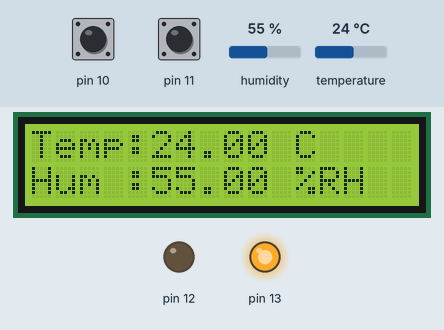
Recording of a sketch running on a simulated Arduino Uno, built with avr-gcc and run on an emulated ATmega328P. Parts: 16×2 character LCD, output pins drawn as LEDs (lit = HIGH). The test bench sets the inputs (shaded band); at power-on: humidity 55 %, temperature 24 °C, pin 10 HIGH, pin 11 HIGH. The local clock reads 2024-03-15 10:24:30 at power-on unless the sketch sets it; what the sketch prints to the serial monitor is not drawn.

Above: at 1.2 s.
1.3 s: humidity set to 22 %
At 10.3 s:
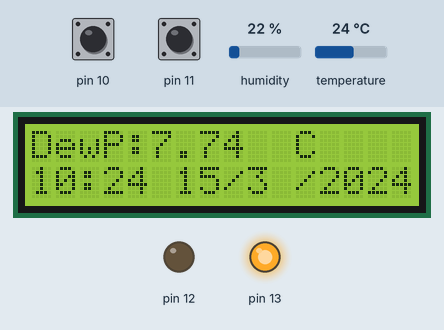
13.3 s: temperature set to 12 °C
At 19.5 s:
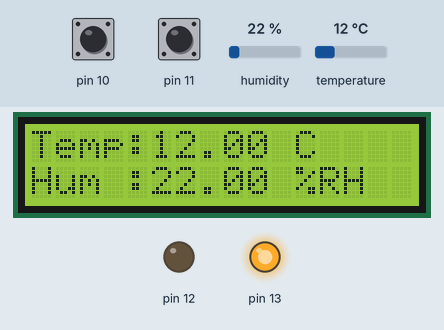
22.8 s: pin 10 pulled LOW for 3 s
At 25.9 s:
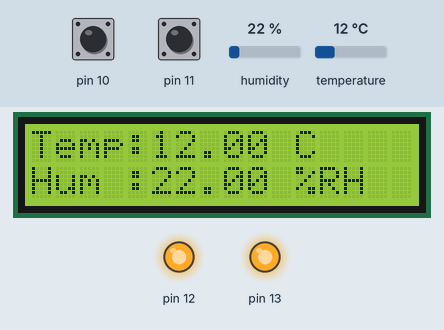
32.0 s: humidity set to 40 %
At 37.5 s:
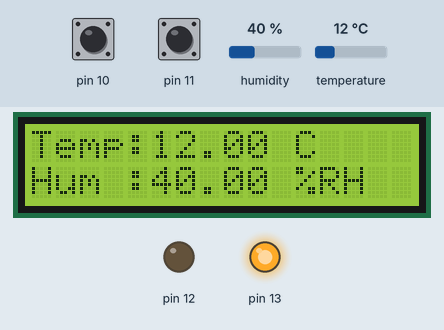
41.1 s: pin 11 pulled LOW for 3 s
At 43.9 s:
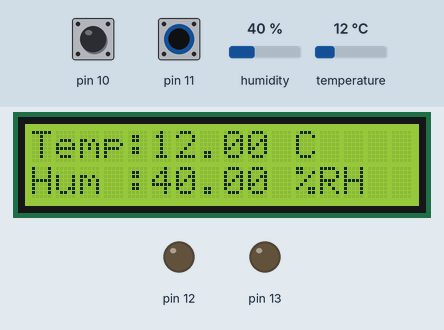
50.2 s: temperature set to 19 °C
At 55.4 s:
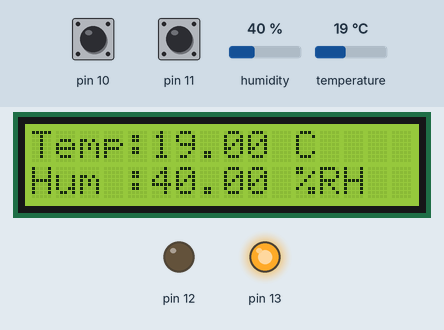
Timing chart, 0 to 56.9 s (numbered marks = the images above; inputs shaded):
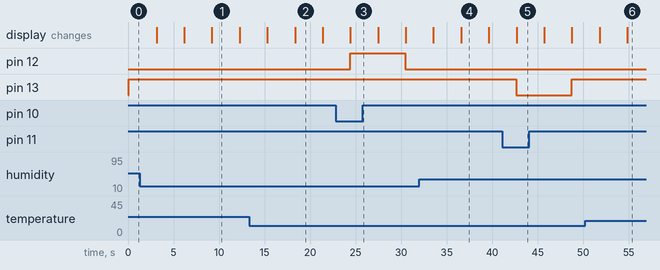

Measured:
- after the input at 1.3 s, the display: first differs from a run without the input after 4.9 s (image 1 shows a later state)
- after the input at 13.3 s, the display: first differs from a run without the input after 5.1 s (image 2)
- after the input at 22.8 s, pin 12: LOW → HIGH after 1.6 s, → LOW 6.1 s later
- after the input at 32.0 s, the display: first differs from a run without the input after 4.6 s (image 4)
- after the input at 41.1 s, pin 13: HIGH → LOW after 1.5 s, → HIGH 6.1 s later
- after the input at 50.2 s, the display: first differs from a run without the input after 4.6 s (image 6)
- what the display in image 1 shows lasts 3.1 s, from 9.2 s to 12.3 s

The sketch:

ExhaustAndHeaterControll.ino
```cpp
//1.9 Removed condition triggering by minutes. Triggering only by hours. As by using minutes causing wrong conditions and fan and halogen not triggerring.
//1.5 added test function to on/off in 10 s
// V1.3 Added if loop for Fan and Halogen on and off
///Example testing sketch for various DHT humidity/temperature sensors
// Written by ladyada, public domain

// REQUIRES the following Arduino libraries:
// - DHT Sensor Library: https://github.com/adafruit/DHT-sensor-library
// - Adafruit Unified Sensor Lib: https://github.com/adafruit/Adafruit_Sensor
//Pin Connection
//RTC module  Arduino Uno 16 and 17
//DHT sensor pin 7
//
//
//

// Comment1_Open- below code is for temperature humidity dewpoint and heat index
double dewPoint(double celsius, double humidity)
{
  // (1) Saturation Vapor Pressure = ESGG(T)
  double RATIO = 373.15 / (273.15 + celsius);
  double RHS = -7.1002108 * (RATIO - 1);
  RHS += 5.02808 * log10(RATIO);
  RHS += -1.3816e-7 * (pow(10, (11.344 * (1 - 1 / RATIO ))) - 1) ;
  RHS += 8.1328e-3 * (pow(10, (-3.4101410 * (RATIO - 1))) - 1) ;
  RHS += log10(1013.246);

  // factor -3 is to adjust units - Vapor Pressure SVP * humidity
  double VP = pow(10, RHS - 3) * humidity;

  // (2) DEWPOINT = F(Vapor Pressure)
  double T = log(VP / 0.61078); // temp var
  return (241.88 * T) / (17.558 - T);
}
// Comment1_Close- below code is for temperature humidity dewpoint and heat index


#define on LOW
#define off HIGH


#include <Wire.h>
#include <LiquidCrystal_I2C.h>
LiquidCrystal_I2C lcd(0x27, 16, 2); // Pin connection A4 and A5
#include <DHT.h>;
//Constants
#define DHTPIN 9     // what pin we're connected to
#define DHTTYPE DHT22   // DHT 22  (AM2302)
//const int ledPin =  13;
// the number of the LED pin will connect here relay to trigger fan
DHT dht(DHTPIN, DHTTYPE); //// Initialize DHT sensor for normal 16mhz Arduino
//Variables
//          FAN connected on K1 and K2
// FAN ON( hour: minute)  FAN off ( hour : minute ||| Halogen ON( hour: minute)  Halogen off ( hour: minute)
//          |      |                  |      |    |||               |     |                      |     |
//          V      V                  V      V    |||               V     V                      V     V
// int     x=23 , y=24,             w =0,   z= 50,                  p=0,  q=51;         // check parameter input line
int       x = 22,                    w = 6;        //Main line with actual trgger paramaters

//int       a=14 , b=19,            c =14,   d= 21 ,               m=14,  n=20  ;//Test line
// int       a=13 ,                    c =14;         // use same const as for the fan off time as we want to off halogen at the same time when fan off.
//int       d = 23,          e = 24
;
// int       i=14 , j=22,            k =14,   l= 24,                o=14,  t=23   ;  //Test line
//int       i = 13  ,           k = 14 ;      // use same const as for the fan off time as we want to off halogen at the same time when fan off.
// int pushButton = 2;
int ManualSwitch;
int HalogenSwitch, RealHour, RealMinute;
float hum;  //Stores humidity value
float temp; //Stores temperature value
float f, h , dewpoint;

#include "RTClib.h"
RTC_DS3231 rtc;
// char daysOfTheWeek[7][12] = {"Sunday", "Monday", "Tuesday", "Wednesday", "Thursday", "Friday", "Saturday"};
// #define DHTPIN 2     // Digital pin connected to the DHT sensor
// Feather HUZZAH ESP8266 note: use pins 3, 4, 5, 12, 13 or 14 --
// Pin 15 can work but DHT must be disconnected during program upload.

//#define DHTTYPE DHT11   // DHT 11
#define DHTTYPE DHT22   // DHT 22  (AM2302), AM2321
//#define DHTTYPE DHT21   // DHT 21 (AM2301)

// Connect pin 1 (on the left) of the sensor to +5V
// NOTE: If using a board with 3.3V logic like an Arduino Due connect pin 1
// to 3.3V instead of 5V!
// Connect pin 2 of the sensor to whatever your DHTPIN is
// Connect pin 4 (on the right) of the sensor to GROUND
// Connect a 10K resistor from pin 2 (data) to pin 1 (power) of the sensor

// Initialize DHT sensor.
// Note that older versions of this library took an optional third parameter to
// tweak the timings for faster processors.  This parameter is no longer needed
// as the current DHT reading algorithm adjusts itself to work on faster procs.


void setup() {

  pinMode(11, INPUT_PULLUP);
  pinMode(10, INPUT_PULLUP);
  //Below code is for LCD
  // initialize the LCD
  // digitalWrite(pushButton, HIGH);
  // pinMode(pushButton, INPUT);
  lcd.begin();

  // Turn on the blacklight and print a message.
  lcd.backlight();


  //Setting pin mode as output
  pinMode(12, OUTPUT); pinMode(13, OUTPUT);


  //Setting degital write to HIGH to off the pins(i.e. fan and halogen)
  digitalWrite(12, LOW); digitalWrite(13, LOW);
  //Above code is for LCD
  //pinMode(ledPin, OUTPUT);

  Serial.begin(9600);
  //Serial.println(F("DHTxx test!"));
  dht.begin();
  //below code is for  DS3231 rtc
  //#ifndef ESP8266
  // while (!Serial); // wait for serial port to connect. Needed for native USB
  //#endif

  if (! rtc.begin()) {
    Serial.println("Couldn't find RTC");
    Serial.flush();
    abort();
  }
  // rtc.adjust(DateTime(2020, 12, 13, 17, 26, 0));
  //if (rtc.lostPower()) {
  //Serial.println("RTC lost power, let's set the time!");
  // When time needs to be set on a new device, or after a power loss, the
  // following line sets the RTC to the date & time this sketch was compiled
  //rtc.adjust(DateTime(2020, 6, 05, 05, 04, 0));
  // This line sets the RTC with an explicit date & time, for example to set
  // January 21, 2014 at 3am you would call:
  // rtc.adjust(DateTime(2020, 6, 05, 3, 24, 0));
  //}

  // When time needs to be re-set on a previously configured device, the
  // following line sets the RTC to the date & time this sketch was compiled
  //rtc.adjust(DateTime(F(__DATE__), F(__TIME__)));
  // This line sets the RTC with an explicit date & time, for example to set
  // January 21, 2014 at 3am you would call:
 // rtc.adjust(DateTime(2022, 8, 28, 9, 59, 40));
  //if (! rtc.initialized()) {
  //Serial2.println("RTC is NOT running!");
  // following line sets the RTC to the date & time this sketch was compiled
  //rtc.adjust(DateTime(F(__DATE__), F(__TIME__)));
}
// Yaha tak DS3231 ke liye tha (read last comment line)

void FANON()

{
  digitalWrite(13, HIGH);
  /* Serial.print("Fan ON");
    Serial.print("\n");*/
}

void FANOFF()

{
  digitalWrite(13, LOW);
  /* Serial.print("Fan OFF");
    Serial.print("\n");*/
}

void HALOGENON()

{
  digitalWrite(12, HIGH);
  /* Serial.print("Halogen triggered ON");
    Serial.print("\n");*/
}

void HALOGENOFF()
{

  digitalWrite(12, LOW);
  /*Serial.print("Halogen triggered OFF");
    Serial.print("\n");*/

}

void PrintLCDSerial()
{
  hum = dht.readHumidity();
  temp = dht.readTemperature();
  f = dht.readTemperature(true);
  //float hi = dht.computeHeatIndex(f, h);
  //float hiDegC = dht.convertFtoC(hi);
  dewpoint = dewPoint(temp, hum);
  lcd.clear();
  lcd.setCursor(0, 0);
  lcd.print("Temp:");
  lcd.setCursor(5, 0);
  lcd.print(temp);
  lcd.setCursor(11, 0);
  lcd.print("C");
  // lcd.clear();
  lcd.setCursor(0, 1);
  lcd.print("Hum :");
  lcd.setCursor(5, 1);
  lcd.print(hum);
  lcd.setCursor(11, 1);
  lcd.print("%RH");
  delay(3000);

  DateTime now = rtc.now();
  RealHour = now.hour();
  RealMinute = now.minute();

  lcd.clear();
  lcd.setCursor(0, 0);
  lcd.print("DewP:");
  lcd.setCursor(5, 0);
  lcd.print(dewpoint);
  lcd.setCursor(11, 0);
  lcd.print("C");

  //Second line showing time and date
  lcd.setCursor(0, 1);
  lcd.print(RealHour);
  lcd.setCursor(2, 1);
  lcd.print(":");
  lcd.setCursor(3, 1);
  lcd.print(RealMinute);
  lcd.setCursor(6, 1);
  lcd.print(now.day(), DEC);
  lcd.setCursor(8, 1);
  lcd.print("/");
  lcd.setCursor(9, 1);
  lcd.print(now.month(), DEC);
  lcd.setCursor(11, 1);
  lcd.print("/");
  lcd.setCursor(12, 1);
  lcd.print(now.year(), DEC);
  delay(3000);

  Serial.print("Humidity: ");
  Serial.print(hum);
  Serial.print(", Temp: ");

  Serial.print(temp);
  //Serial.print("\n");

  Serial.print(", dewpoint:");
  Serial.print(dewpoint);
  Serial.print("\n");
  //Serial.print( Td);

  // DateTime now = rtc.now();
  //from beHIGH the code is for DS3231 till next command line
  Serial.print(now.day(), DEC);
  Serial.print('/');
  Serial.print(now.month(), DEC);
  Serial.print('/');
  Serial.print(now.year(), DEC);
  Serial.print(" Time ");
  // Serial.print(daysOfTheWeek[now.dayOfTheWeek()]);
  // Serial.print(") ");
  Serial.print(now.hour(), DEC);
  Serial.print(':');
  Serial.print(now.minute(), DEC);
  Serial.print(':');
  Serial.print(now.second(), DEC);
  Serial.println();
  Serial.print("\n");
}

void loop() {

  ManualSwitch = digitalRead(11);
  HalogenSwitch = digitalRead(10);
  DateTime now = rtc.now();
  RealHour = now.hour();
  RealMinute = now.minute();
  if (HalogenSwitch == on)
  {
    if (ManualSwitch == off)
    {
      //Continuous FANON halogen ON
      FANON();
      HALOGENON();

    }
    else
    {
      if (((RealHour >= x) & (RealHour <= (w-1))) )//|| ((RealHour >= d) & (RealHour <= e)))
      {
        //FANON HALOGENON
        FANON();
        HALOGENON();

      }
      else
      {
        //FAN and HAlogen OFF
        FANOFF();
        HALOGENOFF();

      }
    }
  }
  else
  {

    if (ManualSwitch == off)
    {
      //Continuous FANON halogen OFF
      FANON();
      HALOGENOFF();

    }
    else
    {
       if (((RealHour >= x) & (RealHour <= (w-1))) )//|| ((RealHour >= d) & (RealHour <= e)))
      {
        //FANON HALOGENOFF
        FANON();
        HALOGENOFF();

      }
      else
      {
        //FAN and HAlogen OFF
        FANOFF();
        HALOGENOFF();

      }
    }

  }
  PrintLCDSerial();
}
```
